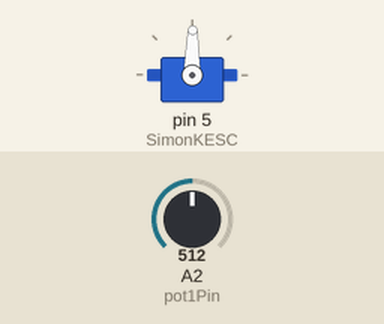
Simulated run of this sketch. Board: Arduino Uno, built with avr-gcc and run on an emulated ATmega328P. Shown: servo. The test bench sets the inputs (shaded band); at power-on: A2 (pot1Pin) = 512.

Above: at 1.2 s.
1.3 s: A2 (pot1Pin) set to 716
At 1.7 s:
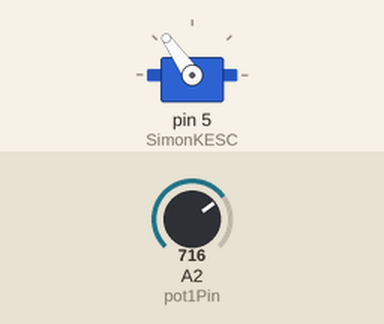
2.8 s: A2 (pot1Pin) set to 900
At 4.0 s:
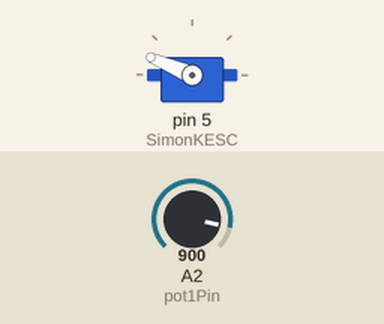
4.3 s: A2 (pot1Pin) set to 1023
At 5.1 s:
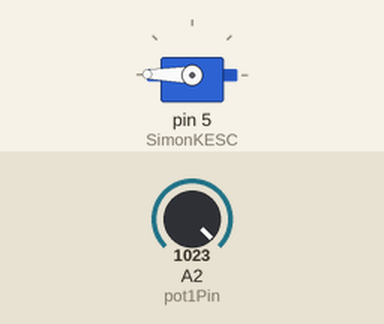
5.8 s: A2 (pot1Pin) set to 306
At 6.3 s:
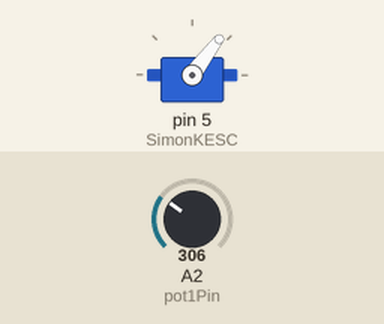
7.3 s: A2 (pot1Pin) set to 122
At 8.5 s:
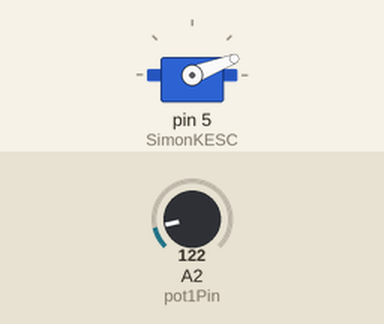
8.8 s: A2 (pot1Pin) set to 511
At 9.8 s:
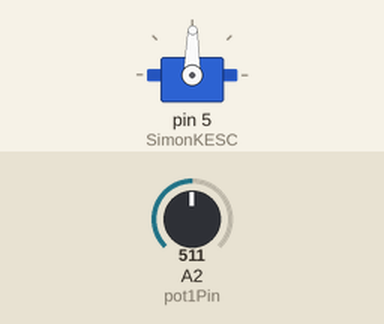
Timing chart, 0 to 11.3 s (numbered marks = the images above; inputs shaded):
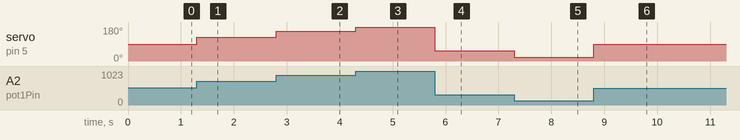

Measured:
- after the input at 1.3 s, servo on pin 5 (SimonKESC): 89° → 125° at once
- after the input at 2.8 s, servo on pin 5 (SimonKESC): 125° → 157° at once
- after the input at 4.3 s, servo on pin 5 (SimonKESC): 157° → 179° at once
- after the input at 5.8 s, servo on pin 5 (SimonKESC): 179° → 53° at once
- after the input at 7.3 s, servo on pin 5 (SimonKESC): 53° → 21° at once
- after the input at 8.8 s, servo on pin 5 (SimonKESC): 21° → 89° at once

The sketch:

SimonK_ESC_Test.ino
```cpp
// Input A2 = Potentialmeter to control Servo Output
// Output D5 =  PWM Output

#include <Servo.h>

Servo SimonKESC;
int pot1Pin = A2;

void setup() {
  SimonKESC.attach(5);
   Serial.begin(9600);
}

void loop() {
  int pot1 = analogRead(pot1Pin);
  pot1 = map(pot1, 0, 1023, 0, 179);
  SimonKESC.write(pot1);
}
```
